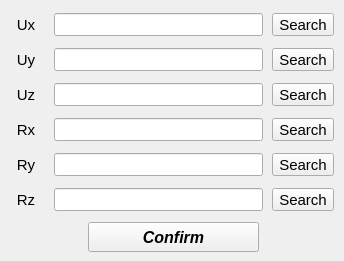
       <widget class="QWidget" name="tab_4">
        <attribute name="title">
         <string>Paths</string>
        </attribute>
        <widget class="QWidget" name="gridLayoutWidget_2">
         <property name="geometry">
          <rect>
           <x>2</x>
           <y>6</y>
           <width>333</width>
           <height>211</height>
          </rect>
         </property>
         <layout class="QGridLayout" name="gridLayout_2">
          <property name="leftMargin">
           <number>5</number>
          </property>
          <property name="topMargin">
           <number>3</number>
          </property>
          <property name="bottomMargin">
           <number>2</number>
          </property>
          <property name="horizontalSpacing">
           <number>9</number>
          </property>
          <property name="verticalSpacing">
           <number>8</number>
          </property>
          <item row="0" column="0">
           <widget class="QLabel" name="label_19">
            <property name="enabled">
             <bool>true</bool>
            </property>
            <property name="minimumSize">
             <size>
              <width>38</width>
              <height>20</height>
             </size>
            </property>
            <property name="maximumSize">
             <size>
              <width>38</width>
              <height>16777215</height>
             </size>
            </property>
            <property name="font">
             <font>
              <pointsize>11</pointsize>
             </font>
            </property>
            <property name="text">
             <string>Ux</string>
            </property>
            <property name="alignment">
             <set>Qt::AlignCenter</set>
            </property>
           </widget>
          </item>
          <item row="3" column="2">
           <widget class="QToolButton" name="toolButton_load_rx_table">
            <property name="enabled">
             <bool>true</bool>
            </property>
            <property name="sizePolicy">
             <sizepolicy hsizetype="Expanding" vsizetype="Fixed">
              <horstretch>0</horstretch>
              <verstretch>0</verstretch>
             </sizepolicy>
            </property>
            <property name="minimumSize">
             <size>
              <width>62</width>
              <height>23</height>
             </size>
            </property>
            <property name="maximumSize">
             <size>
              <width>62</width>
              <height>23</height>
             </size>
            </property>
            <property name="font">
             <font>
              <pointsize>11</pointsize>
             </font>
            </property>
            <property name="text">
             <string>Search</string>
            </property>
            <property name="autoRaise">
             <bool>false</bool>
            </property>
            <property name="arrowType">
             <enum>Qt::NoArrow</enum>
            </property>
           </widget>
          </item>
          <item row="2" column="0">
           <widget class="QLabel" name="label_23">
            <property name="enabled">
             <bool>true</bool>
            </property>
            <property name="minimumSize">
             <size>
              <width>38</width>
              <height>20</height>
             </size>
            </property>
            <property name="maximumSize">
             <size>
              <width>38</width>
              <height>16777215</height>
             </size>
            </property>
            <property name="font">
             <font>
              <pointsize>11</pointsize>
             </font>
            </property>
            <property name="text">
             <string>Uz</string>
            </property>
            <property name="alignment">
             <set>Qt::AlignCenter</set>
            </property>
           </widget>
          </item>
          <item row="3" column="0">
           <widget class="QLabel" name="label_24">
            <property name="enabled">
             <bool>true</bool>
            </property>
            <property name="minimumSize">
             <size>
              <width>38</width>
              <height>20</height>
             </size>
            </property>
            <property name="maximumSize">
             <size>
              <width>38</width>
              <height>16777215</height>
             </size>
            </property>
            <property name="font">
             <font>
              <pointsize>11</pointsize>
             </font>
            </property>
            <property name="text">
             <string>Rx</string>
            </property>
            <property name="alignment">
             <set>Qt::AlignCenter</set>
            </property>
           </widget>
          </item>
          <item row="2" column="1">
           <widget class="QLineEdit" name="lineEdit_path_table_uz">
            <property name="enabled">
             <bool>true</bool>
            </property>
            <property name="minimumSize">
             <size>
              <width>209</width>
              <height>23</height>
             </size>
            </property>
            <property name="maximumSize">
             <size>
              <width>209</width>
              <height>23</height>
             </size>
            </property>
            <property name="font">
             <font>
              <pointsize>8</pointsize>
              <weight>50</weight>
              <bold>false</bold>
             </font>
            </property>
            <property name="alignment">
             <set>Qt::AlignCenter</set>
            </property>
           </widget>
          </item>
          <item row="5" column="0">
           <widget class="QLabel" name="label_26">
            <property name="enabled">
             <bool>true</bool>
            </property>
            <property name="minimumSize">
             <size>
              <width>38</width>
              <height>20</height>
             </size>
            </property>
            <property name="maximumSize">
             <size>
              <width>38</width>
              <height>16777215</height>
             </size>
            </property>
            <property name="font">
             <font>
              <pointsize>11</pointsize>
             </font>
            </property>
            <property name="text">
             <string>Rz</string>
            </property>
            <property name="alignment">
             <set>Qt::AlignCenter</set>
            </property>
           </widget>
          </item>
          <item row="3" column="1">
           <widget class="QLineEdit" name="lineEdit_path_table_rx">
            <property name="enabled">
             <bool>true</bool>
            </property>
            <property name="minimumSize">
             <size>
              <width>209</width>
              <height>23</height>
             </size>
            </property>
            <property name="maximumSize">
             <size>
              <width>209</width>
              <height>23</height>
             </size>
            </property>
            <property name="font">
             <font>
              <pointsize>8</pointsize>
              <weight>50</weight>
              <bold>false</bold>
             </font>
            </property>
            <property name="alignment">
             <set>Qt::AlignCenter</set>
            </property>
           </widget>
          </item>
          <item row="5" column="2">
           <widget class="QToolButton" name="toolButton_load_rz_table">
            <property name="enabled">
             <bool>true</bool>
            </property>
            <property name="sizePolicy">
             <sizepolicy hsizetype="Expanding" vsizetype="Fixed">
              <horstretch>0</horstretch>
              <verstretch>0</verstretch>
             </sizepolicy>
            </property>
            <property name="minimumSize">
             <size>
              <width>62</width>
              <height>23</height>
             </size>
            </property>
            <property name="maximumSize">
             <size>
              <width>62</width>
              <height>23</height>
             </size>
            </property>
            <property name="font">
             <font>
              <pointsize>11</pointsize>
             </font>
            </property>
            <property name="text">
             <string>Search</string>
            </property>
            <property name="autoRaise">
             <bool>false</bool>
            </property>
            <property name="arrowType">
             <enum>Qt::NoArrow</enum>
            </property>
           </widget>
          </item>
          <item row="0" column="1">
           <widget class="QLineEdit" name="lineEdit_path_table_ux">
            <property name="enabled">
             <bool>true</bool>
            </property>
            <property name="minimumSize">
             <size>
              <width>209</width>
              <height>23</height>
             </size>
            </property>
            <property name="maximumSize">
             <size>
              <width>209</width>
              <height>23</height>
             </size>
            </property>
            <property name="font">
             <font>
              <pointsize>8</pointsize>
              <weight>50</weight>
              <bold>false</bold>
             </font>
            </property>
            <property name="alignment">
             <set>Qt::AlignCenter</set>
            </property>
           </widget>
          </item>
          <item row="1" column="1">
           <widget class="QLineEdit" name="lineEdit_path_table_uy">
            <property name="enabled">
             <bool>true</bool>
            </property>
            <property name="minimumSize">
             <size>
              <width>209</width>
              <height>23</height>
             </size>
            </property>
            <property name="maximumSize">
             <size>
              <width>209</width>
              <height>23</height>
             </size>
            </property>
            <property name="font">
             <font>
              <pointsize>8</pointsize>
              <weight>50</weight>
              <bold>false</bold>
             </font>
            </property>
            <property name="alignment">
             <set>Qt::AlignCenter</set>
            </property>
           </widget>
          </item>
          <item row="1" column="2">
           <widget class="QToolButton" name="toolButton_load_uy_table">
            <property name="enabled">
             <bool>true</bool>
            </property>
            <property name="sizePolicy">
             <sizepolicy hsizetype="Expanding" vsizetype="Fixed">
              <horstretch>0</horstretch>
              <verstretch>0</verstretch>
             </sizepolicy>
            </property>
            <property name="minimumSize">
             <size>
              <width>62</width>
              <height>23</height>
             </size>
            </property>
            <property name="maximumSize">
             <size>
              <width>62</width>
              <height>23</height>
             </size>
            </property>
            <property name="font">
             <font>
              <pointsize>11</pointsize>
             </font>
            </property>
            <property name="text">
             <string>Search</string>
            </property>
            <property name="autoRaise">
             <bool>false</bool>
            </property>
            <property name="arrowType">
             <enum>Qt::NoArrow</enum>
            </property>
           </widget>
          </item>
          <item row="1" column="0">
           <widget class="QLabel" name="label_22">
            <property name="enabled">
             <bool>true</bool>
            </property>
            <property name="minimumSize">
             <size>
              <width>38</width>
              <height>20</height>
             </size>
            </property>
            <property name="maximumSize">
             <size>
              <width>38</width>
              <height>16777215</height>
             </size>
            </property>
            <property name="font">
             <font>
              <pointsize>11</pointsize>
             </font>
            </property>
            <property name="text">
             <string>Uy</string>
            </property>
            <property name="alignment">
             <set>Qt::AlignCenter</set>
            </property>
           </widget>
          </item>
          <item row="4" column="2">
           <widget class="QToolButton" name="toolButton_load_ry_table">
            <property name="enabled">
             <bool>true</bool>
            </property>
            <property name="sizePolicy">
             <sizepolicy hsizetype="Expanding" vsizetype="Fixed">
              <horstretch>0</horstretch>
              <verstretch>0</verstretch>
             </sizepolicy>
            </property>
            <property name="minimumSize">
             <size>
              <width>62</width>
              <height>23</height>
             </size>
            </property>
            <property name="maximumSize">
             <size>
              <width>62</width>
              <height>23</height>
             </size>
            </property>
            <property name="font">
             <font>
              <pointsize>11</pointsize>
             </font>
            </property>
            <property name="text">
             <string>Search</string>
            </property>
            <property name="autoRaise">
             <bool>false</bool>
            </property>
            <property name="arrowType">
             <enum>Qt::NoArrow</enum>
            </property>
           </widget>
          </item>
          <item row="4" column="0">
           <widget class="QLabel" name="label_25">
            <property name="enabled">
             <bool>true</bool>
            </property>
            <property name="minimumSize">
             <size>
              <width>38</width>
              <height>20</height>
             </size>
            </property>
            <property name="maximumSize">
             <size>
              <width>38</width>
              <height>16777215</height>
             </size>
            </property>
            <property name="font">
             <font>
              <pointsize>11</pointsize>
             </font>
            </property>
            <property name="text">
             <string>Ry</string>
            </property>
            <property name="alignment">
             <set>Qt::AlignCenter</set>
            </property>
           </widget>
          </item>
          <item row="4" column="1">
           <widget class="QLineEdit" name="lineEdit_path_table_ry">
            <property name="enabled">
             <bool>true</bool>
            </property>
            <property name="minimumSize">
             <size>
              <width>209</width>
              <height>23</height>
             </size>
            </property>
            <property name="maximumSize">
             <size>
              <width>209</width>
              <height>23</height>
             </size>
            </property>
            <property name="font">
             <font>
              <pointsize>8</pointsize>
              <weight>50</weight>
              <bold>false</bold>
             </font>
            </property>
            <property name="alignment">
             <set>Qt::AlignCenter</set>
            </property>
           </widget>
          </item>
          <item row="5" column="1">
           <widget class="QLineEdit" name="lineEdit_path_table_rz">
            <property name="enabled">
             <bool>true</bool>
            </property>
            <property name="minimumSize">
             <size>
              <width>209</width>
              <height>23</height>
             </size>
            </property>
            <property name="maximumSize">
             <size>
              <width>209</width>
              <height>23</height>
             </size>
            </property>
            <property name="font">
             <font>
              <pointsize>8</pointsize>
              <weight>50</weight>
              <bold>false</bold>
             </font>
            </property>
            <property name="alignment">
             <set>Qt::AlignCenter</set>
            </property>
           </widget>
          </item>
          <item row="0" column="2">
           <widget class="QToolButton" name="toolButton_load_ux_table">
            <property name="enabled">
             <bool>true</bool>
            </property>
            <property name="sizePolicy">
             <sizepolicy hsizetype="Expanding" vsizetype="Fixed">
              <horstretch>0</horstretch>
              <verstretch>0</verstretch>
             </sizepolicy>
            </property>
            <property name="minimumSize">
             <size>
              <width>62</width>
              <height>23</height>
             </size>
            </property>
            <property name="maximumSize">
             <size>
              <width>62</width>
              <height>23</height>
             </size>
            </property>
            <property name="font">
             <font>
              <pointsize>11</pointsize>
             </font>
            </property>
            <property name="text">
             <string>Search</string>
            </property>
            <property name="autoRaise">
             <bool>false</bool>
            </property>
            <property name="arrowType">
             <enum>Qt::NoArrow</enum>
            </property>
           </widget>
          </item>
          <item row="2" column="2">
           <widget class="QToolButton" name="toolButton_load_uz_table">
            <property name="enabled">
             <bool>true</bool>
            </property>
            <property name="sizePolicy">
             <sizepolicy hsizetype="Expanding" vsizetype="Fixed">
              <horstretch>0</horstretch>
              <verstretch>0</verstretch>
             </sizepolicy>
            </property>
            <property name="minimumSize">
             <size>
              <width>62</width>
              <height>23</height>
             </size>
            </property>
            <property name="maximumSize">
             <size>
              <width>62</width>
              <height>23</height>
             </size>
            </property>
            <property name="font">
             <font>
              <pointsize>11</pointsize>
             </font>
            </property>
            <property name="text">
             <string>Search</string>
            </property>
            <property name="autoRaise">
             <bool>false</bool>
            </property>
            <property name="arrowType">
             <enum>Qt::NoArrow</enum>
            </property>
           </widget>
          </item>
         </layout>
        </widget>
        <widget class="QPushButton" name="pushButton_table_values_confirm">
         <property name="geometry">
          <rect>
           <x>88</x>
           <y>222</y>
           <width>171</width>
           <height>30</height>
          </rect>
         </property>
         <property name="font">
          <font>
           <family>Arial</family>
           <pointsize>12</pointsize>
           <weight>75</weight>
           <italic>true</italic>
           <bold>true</bold>
          </font>
         </property>
         <property name="text">
          <string>Confirm</string>
         </property>
        </widget>
       </widget>
